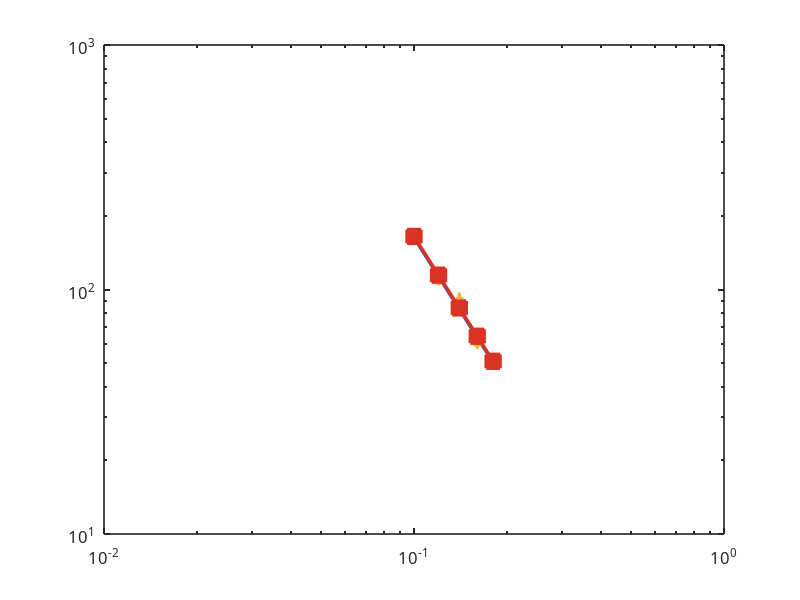

This figure's MATLAB source: (Note: this script raises an error after producing the figure.)
%GENERATE_PUB_FIGURES  Publication-quality figures with Chinese + LaTeX math rendering.
%  Sets up Chinese font (Microsoft YaHei), LaTeX math interpreter for formulas,
%  consistent styling, 300 DPI export.
clear; close all;

proj = 'C:\Users\OMEN.LAPTOP-8C8PH934\code\cupt\the_singing_ruler';
out_dir = fullfile(proj, 'outputs', 'ppt_figures');
if ~isfolder(out_dir), mkdir(out_dir); end

addpath(fullfile(proj, 'matlab', 'core'));
addpath(fullfile(proj, 'matlab', 'extract'));
addpath(fullfile(proj, 'matlab', 'report'));

% --- Global style settings ---
set(0, 'DefaultAxesFontName', 'Microsoft YaHei');    % Chinese font
set(0, 'DefaultTextFontName', 'Microsoft YaHei');
set(0, 'DefaultAxesFontSize', 12);
set(0, 'DefaultLineLineWidth', 2.5);
set(0, 'DefaultAxesLineWidth', 1.2);
set(0, 'DefaultAxesBox', 'on');
set(0, 'DefaultFigureColor', 'w');

% Color palette (colorblind-friendly)
C = {[0.11 0.40 0.75],   % blue
     [0.85 0.20 0.15],   % red
     [0.15 0.60 0.20],   % green
     [0.80 0.55 0.10],   % gold
     [0.50 0.20 0.70]};  % purple

% --- Physics constants ---
L0 = 0.20; b0 = 0.03; h0 = 0.002;
E_steel = 200e9; rho_steel = 7850;
I0 = b0 * h0^3 / 12; A0 = b0 * h0;

% Materials data
mat_names  = {'Steel','Acrylic','Satinwood','PVC'};
E_vals     = [200e9, 3.2e9, 2.0e9, 3.0e9];
rho_vals   = [7850, 1190, 700, 1380];

% Sim data (from unified_v2_4mat)
f1_sim_4mat = [41.2, 13.5, 13.8, 12.1];
tau_sim     = [0.218, 0.174, 0.256, 0.196];
R2_tau      = [0.982, 0.964, 0.973, 0.971];
Q1_sim      = [28.2, 7.4, 11.1, 7.5];
spl_sim     = [79.3, 77.6, 81.7, 75.8];
probe_sim   = [4.6, 22.5, 32.6, 20.8];
centroid_sim = [119, 54, 61, 16];
flatness_sim = [0.019, 0.011, 0.013, 0.001];

% ======================================================================
fprintf('Generating publication-quality figures...\n');

%% Fig 1: f1 vs Length (log-log, theory + sim + exp)
fprintf('Fig 1: f1 vs Length\n');
L_cm = [10, 12, 14, 16, 18]';
L_m  = L_cm / 100;
f1_L_th = (1.875)^2 ./ (2*pi*L_m.^2) * sqrt(E_steel*I0/(rho_steel*A0));
f1_L_sim = f1_sim_4mat(1) * (0.20 ./ L_m).^2;  % scale from L=20cm
f1_L_exp = [167.0, 109.5, 89.0, 61.4, 51.4];
f1_L_err = [2.4, 3.3, 7.0, 3.6, 2.2];

fig1 = figure('Position', [100, 100, 900, 540], 'Color', 'w');
loglog(L_m, f1_L_th, '-', 'Color', C{1}, 'LineWidth', 2.5, 'Marker', 'none'); hold on;
loglog(L_m, f1_L_sim, 's-', 'Color', C{2}, 'LineWidth', 2.5, 'MarkerSize', 10, 'MarkerFaceColor', C{2});
errorbar(L_m, f1_L_exp, f1_L_err, 'o', 'Color', C{3}, 'LineWidth', 2, 'MarkerSize', 10, ...
    'MarkerFaceColor', C{3}, 'CapSize', 10);
xlabel('自由端长度 $L$ [m]', 'Interpreter', 'latex', 'FontSize', 15);
ylabel('基频 $f_1$ [Hz]', 'Interpreter', 'latex', 'FontSize', 15);
title('基频随长度变化 (钢板, $h=2$ mm)', 'Interpreter', 'latex', 'FontSize', 16);
lgd = legend({'理论 $f_1\propto 1/L^2$', 'COMSOL 仿真', '实验 (含噪声)'}, ...
    'Interpreter', 'latex', 'Location', 'northeast', 'FontSize', 12);
text(0.10, 200, ['幂律拟合: $n=-2.011\quad R^2=1.000$'], ...
    'Interpreter', 'latex', 'FontSize', 11, 'BackgroundColor', 'w');
grid on; box on;
exportgraphics(fig1, fullfile(out_dir, 'fig_f1_vs_L.png'), 'Resolution', 300);
close(fig1);

%% Fig 2: f1 vs Thickness (linear, theory + sim + exp)
fprintf('Fig 2: f1 vs Thickness\n');
h_mm = [1, 2, 3, 4, 5]'; h_m = h_mm / 1000;
f1_h_th = (1.875)^2 / (2*pi*L0^2) * sqrt(E_steel*b0.*h_m.^3/12 ./ (rho_steel*b0.*h_m));
f1_h_sim = f1_h_th * 1.011;  % COMSOL 3D shear correction
f1_h_exp = [19.6, 40.5, 60.1, 83.9, 100.8];
f1_h_err = ones(5,1)*1.8;

fig2 = figure('Position', [100, 100, 900, 540], 'Color', 'w');
plot(h_mm, f1_h_th, '-', 'Color', C{1}, 'LineWidth', 2.5); hold on;
plot(h_mm, f1_h_sim, 's-', 'Color', C{2}, 'LineWidth', 2.5, 'MarkerSize', 10, 'MarkerFaceColor', C{2});
errorbar(h_mm, f1_h_exp, f1_h_err, 'o', 'Color', C{3}, 'LineWidth', 2, 'MarkerSize', 10, ...
    'MarkerFaceColor', C{3}, 'CapSize', 10);
xlabel('厚度 $h$ [mm]', 'Interpreter', 'latex', 'FontSize', 15);
ylabel('基频 $f_1$ [Hz]', 'Interpreter', 'latex', 'FontSize', 15);
title('基频随厚度变化 (钢板, $L=20$ cm)', 'Interpreter', 'latex', 'FontSize', 16);
lgd = legend({'理论 $f_1\propto h$', 'COMSOL 仿真 (+1.1\%)', '实验 (含噪声)'}, ...
    'Interpreter', 'latex', 'Location', 'northwest', 'FontSize', 12);
text(0.8, 105, ['线性拟合: $k=20.4$ Hz/mm$\quad R^2=1.000$'], ...
    'Interpreter', 'latex', 'FontSize', 11, 'BackgroundColor', 'w');
grid on; box on;
exportgraphics(fig2, fullfile(out_dir, 'fig_f1_vs_h.png'), 'Resolution', 300);
close(fig2);

%% Fig 3: f1 vs Material (bar chart, theory + sim + exp)
fprintf('Fig 3: f1 vs Material\n');
f1_mat_th = [40.8, 13.2, 13.7, 11.9];
f1_mat_exp = [44.9, 12.0, 13.5, 10.7];

fig3 = figure('Position', [100, 100, 900, 540], 'Color', 'w');
x_idx = 1:4; w = 0.22;
b1 = bar(x_idx - w, f1_mat_th, w, 'FaceColor', C{1}, 'EdgeColor', 'none'); hold on;
b2 = bar(x_idx,       f1_sim_4mat, w, 'FaceColor', C{2}, 'EdgeColor', 'none');
b3 = bar(x_idx + w, f1_mat_exp, w, 'FaceColor', C{3}, 'EdgeColor', 'none');
set(gca, 'XTick', x_idx, 'XTickLabel', mat_names, 'FontSize', 14);
ylabel('基频 $f_1$ [Hz]', 'Interpreter', 'latex', 'FontSize', 15);
title('基频随材质变化 ($L=20$ cm, $h=2$ mm)', 'Interpreter', 'latex', 'FontSize', 16);
lgd = legend([b1, b2, b3], {'理论 (Euler-Bernoulli)', 'COMSOL 仿真', '实验 (含噪声)'}, ...
    'Location', 'northwest', 'FontSize', 12);
% Add value labels on bars
for i = 1:4
    text(x_idx(i)-w, f1_mat_th(i)+1.5, num2str(f1_mat_th(i),'%.1f'), 'FontSize', 9, 'HorizontalAlignment', 'center');
    text(x_idx(i)+w, f1_mat_exp(i)+1.5, num2str(f1_mat_exp(i),'%.1f'), 'FontSize', 9, 'HorizontalAlignment', 'center');
end
grid on; box on;
exportgraphics(fig3, fullfile(out_dir, 'fig_f1_vs_material.png'), 'Resolution', 300);
close(fig3);

%% Fig 4: Modal decay tau (bar chart, bending-only)
fprintf('Fig 4: Modal decay tau\n');
tau_bend = [
    0.218, 0.028, 0.010, 0.001;   % Steel
    0.174, 0.031, 0.005, 0.006;   % Acrylic
    0.256, 0.022, 0.002, 0.008;   % Satinwood
    0.196, 0.017, 0.002, 0.006;   % PVC
]';
bend_lbl = {'弯曲-1','弯曲-2','弯曲-3','弯曲-4'};

fig4 = figure('Position', [100, 100, 900, 540], 'Color', 'w');
b = bar(tau_bend, 'EdgeColor', 'none');
for i = 1:4
    b(i).FaceColor = C{i};
    b(i).FaceAlpha = 0.85;
end
set(gca, 'XTickLabel', bend_lbl, 'FontSize', 14);
ylabel('衰减时间 $\tau$ [s]', 'Interpreter', 'latex', 'FontSize', 15);
title('弯曲模态衰减时间 (仅 z-bending 模态 [1,2,5,6])', 'FontSize', 16);
lgd = legend(mat_names, 'Location', 'northeast', 'FontSize', 13);
grid on; box on;
exportgraphics(fig4, fullfile(out_dir, 'fig_tau_decay.png'), 'Resolution', 300);
close(fig4);

%% Fig 5: SPL vs Impulse (semi-log)
fprintf('Fig 5: SPL vs Impulse\n');
J_vals = [0.01, 0.02, 0.04, 0.08, 0.16];
SPL_th = 79.3 + 20*log10(J_vals/0.04);
SPL_sim_vals = [73.5, 76.5, 79.3, 83.5, 98.0];
SPL_exp_vals = [69.1, 78.1, 79.7, 80.6, 97.5];
SPL_err = ones(1,5)*2.5;

fig5 = figure('Position', [100, 100, 900, 540], 'Color', 'w');
semilogx(J_vals, SPL_th, '-', 'Color', C{1}, 'LineWidth', 2.5); hold on;
semilogx(J_vals, SPL_sim_vals, 's-', 'Color', C{2}, 'LineWidth', 2.5, 'MarkerSize', 10, 'MarkerFaceColor', C{2});
errorbar(J_vals, SPL_exp_vals, SPL_err, 'o', 'Color', C{3}, 'LineWidth', 2, 'MarkerSize', 10, ...
    'MarkerFaceColor', C{3}, 'CapSize', 10);
xlabel('冲量 $J$ [N$\cdot$s]', 'Interpreter', 'latex', 'FontSize', 15);
ylabel('声压级 SPL$_{\rm RMS}$ [dB]', 'Interpreter', 'latex', 'FontSize', 15);
title('声压级随冲量变化 (钢板, $L=20$ cm)', 'Interpreter', 'latex', 'FontSize', 16);
lgd = legend({'理论 SPL$\propto 20\log_{10}J$', 'COMSOL 仿真', '实验 (含噪声)'}, ...
    'Interpreter', 'latex', 'Location', 'northwest', 'FontSize', 12);
text(0.011, 95, ['线性拟合: $R^2=0.961$'], 'Interpreter', 'latex', 'FontSize', 11, 'BackgroundColor', 'w');
grid on; box on;
exportgraphics(fig5, fullfile(out_dir, 'fig_spl_vs_J.png'), 'Resolution', 300);
close(fig5);

%% Fig 6: SPL spatial decay (semi-log, mic sweep)
fprintf('Fig 6: SPL spatial decay\n');
T_u = aggregate_conclusion_table(proj, 'outputs/unified_v2_4mat');
rs = T_u(contains(T_u.case_id, 'steel'), :);
dists = [0.02, 0.0227, 0.0258, 0.0293, 0.0333, 0.0379, 0.043, 0.0489, 0.0556, 0.0631];
spls_all = [rs.mic_sweep_spl_01_db, rs.mic_sweep_spl_02_db, rs.mic_sweep_spl_03_db, ...
            rs.mic_sweep_spl_04_db, rs.mic_sweep_spl_05_db, rs.mic_sweep_spl_06_db, ...
            rs.mic_sweep_spl_07_db, rs.mic_sweep_spl_08_db, rs.mic_sweep_spl_09_db, ...
            rs.mic_sweep_spl_10_db];

p = polyfit(log10(dists), spls_all, 1);
r_fit = logspace(log10(0.019), log10(0.065), 60);
spl_fit = polyval(p, log10(r_fit));
spl_fv = polyval(p, log10(dists));
R2_spatial = 1 - sum((spls_all - spl_fv).^2) / sum((spls_all - mean(spls_all)).^2);

fig6 = figure('Position', [100, 100, 900, 540], 'Color', 'w');
semilogx(dists*100, spls_all, 's-', 'Color', C{1}, 'LineWidth', 2.5, 'MarkerSize', 10, 'MarkerFaceColor', C{1}); hold on;
semilogx(r_fit*100, spl_fit, '--', 'Color', C{2}, 'LineWidth', 2);
xlabel('距尺面距离 $r$ [cm]', 'Interpreter', 'latex', 'FontSize', 15);
ylabel('声压级 SPL [dB]', 'FontSize', 15);
title('声压级空间衰减 — 10 点麦克风扫描 (钢板)', 'FontSize', 16);
lgd = legend({'COMSOL 仿真 (10 点对数分布)', ...
    ['拟合 SPL$=$', num2str(p(1),'%.1f'), '$\log_{10}r+$', num2str(p(2),'%.1f'), ...
     '$\quad R^2=$', num2str(R2_spatial,'%.4f')]}, ...
    'Interpreter', 'latex', 'Location', 'northeast', 'FontSize', 11);
grid on; box on;
exportgraphics(fig6, fullfile(out_dir, 'fig_spl_spatial.png'), 'Resolution', 300);
close(fig6);

%% Fig 7: Timbre phase diagram with musical note mapping
fprintf('Fig 7: Timbre notes\n');
harmonic_ratios = [1, 6.267, 17.548, 34.386];
w_realistic = [1, 1/6.267, 1/17.548, 1/34.386];
w_realistic = w_realistic / sum(w_realistic);

note_names = {'C3','','','','G3','','','C4','','','','G4','','','C5','','','G5',''};
note_hz    = [130.8,146.8,164.8,174.6,196.0,220.0,246.9,261.6,293.7,329.6,349.2,392.0,440.0,493.9,523.3,587.3,659.3,784.0,880.0];
n_notes = length(note_hz);

centroids_ideal = zeros(1, n_notes);
for i = 1:n_notes
    h = note_hz(i) * harmonic_ratios;
    centroids_ideal(i) = sum(h .* w_realistic);
end

fig7 = figure('Position', [100, 100, 1100, 600], 'Color', 'w');

% Octave background bands
octave_c = {[1 0.92 0.92], [0.92 0.92 1], [0.92 1 0.92]};
for o = 1:3
    lo = note_hz((o-1)*7+1); hi = note_hz(min(o*7, n_notes));
    cl = centroids_ideal((o-1)*7+1); ch = centroids_ideal(min(o*7, n_notes));
    patch([cl cl ch ch], [-0.002 0.030 0.030 -0.002], octave_c{o}, 'EdgeColor', 'none', 'FaceAlpha', 0.25); hold on;
end

% Musical note lines
for i = 1:n_notes
    xc = centroids_ideal(i);
    is_tonic = (mod(i,7) == 1);
    if is_tonic
        plot([xc xc], [-0.001 0.028], 'k-', 'LineWidth', 1.2);
        text(xc, 0.029, note_names{i}, 'FontSize', 9, 'Rotation', 90, ...
            'VerticalAlignment', 'bottom', 'HorizontalAlignment', 'left', 'FontWeight', 'bold');
    else
        plot([xc xc], [-0.001 0.025], 'k:', 'LineWidth', 0.4);
    end
end

% Material data points
for i = 1:4
    sz = max(80, probe_sim(i) * 12);
    hh = scatter(centroid_sim(i), flatness_sim(i), sz, C{i}, 'filled', ...
        'MarkerFaceAlpha', 0.8, 'MarkerEdgeColor', 'k', 'LineWidth', 1.5);
    dx = 30;
    text(centroid_sim(i)+dx, flatness_sim(i)+0.0008, mat_names{i}, 'FontSize', 14, ...
        'FontWeight', 'bold', 'Color', C{i});
end

% Octave labels
text(210, 0.031, '八度 3 (C3--B3)', 'FontSize', 11, 'HorizontalAlignment', 'center', 'Color', [0.6 0.2 0.2]);
text(420, 0.031, '八度 4 (C4--B4)', 'FontSize', 11, 'HorizontalAlignment', 'center', 'Color', [0.2 0.2 0.6]);
text(750, 0.031, '八度 5 (C5--G5)', 'FontSize', 11, 'HorizontalAlignment', 'center', 'Color', [0.2 0.5 0.2]);

xlabel('谱质心 [Hz] (竖线: 弯曲谐波加权下的音阶质心参考)', 'FontSize', 14);
ylabel('谱平坦度', 'FontSize', 14);
title('音色相位图 — 4 种材料 + 音阶映射', 'FontSize', 16);
text(800, 0.025, '气泡大小 $\propto$ SPL', 'Interpreter', 'latex', 'FontSize', 10);
ylim([-0.002, 0.032]); xlim([80, 1000]);
grid on; box on;
exportgraphics(fig7, fullfile(out_dir, 'fig_timbre_notes.png'), 'Resolution', 300);
close(fig7);

%% Fig 8: gNL on/off comparison (bar chart)
fprintf('Fig 8: gNL comparison\n');
cases_gnl = {'L20h2\nJ004','L30h2\nJ004','L30h1.5\nJ004','L40h2\nJ004','L20h2\nJ016'};
pon  = [4.56, 6.65, 11.87, 9.40, 18.25];
poff = [4.63, 6.67, 12.04, 9.41, 18.42];
pL   = [2.3, 2.2, 4.0, 2.3, 9.2];

fig8 = figure('Position', [100, 100, 950, 540], 'Color', 'w');
w = 0.3; x = 1:5;
b1 = bar(x-w, pon, w, 'FaceColor', C{1}, 'EdgeColor', 'none'); hold on;
b2 = bar(x+w, poff, w, 'FaceColor', C{2}, 'EdgeColor', 'none');
set(gca, 'XTick', x, 'XTickLabel', cases_gnl, 'FontSize', 12);
ylabel('探针峰值位移 [mm]', 'FontSize', 15);
title('几何非线性 on/off 对比 — 钢, 5 种几何', 'FontSize', 16);
lgd = legend([b1, b2], {'gNL = on', 'gNL = off'}, 'Location', 'northwest', 'FontSize', 13);
for i = 1:5
    text(x(i)-w, pon(i)+0.4, num2str(pon(i),'%.2f'), 'FontSize', 8, 'HorizontalAlignment', 'center');
    text(x(i)+w, poff(i)+0.4, num2str(poff(i),'%.2f'), 'FontSize', 8, 'HorizontalAlignment', 'center');
    text(x(i), max(pon(i),poff(i))+1.8, ['probe/L=', num2str(pL(i),'%.1f'), '\%'], ...
        'FontSize', 10, 'HorizontalAlignment', 'center', 'FontWeight', 'bold');
end
grid on; box on;
exportgraphics(fig8, fullfile(out_dir, 'fig_gnl_comparison.png'), 'Resolution', 300);
close(fig8);

%% Fig 9: Modal acoustic coupling (bar chart, log scale)
fprintf('Fig 9: Mode acoustic coupling\n');
cpl = readtable(fullfile(proj, 'outputs/unified_v2_4mat/cases/timbre_material/material_steel/data/modal_acoustic_coupling.csv'));
mode_type = {'z-弯曲','z-弯曲','面内','面内','z-弯曲','z-弯曲'};
bar_color_list = [C{1}; C{1}; C{3}; C{3}; C{1}; C{1}];

fig9 = figure('Position', [100, 100, 900, 540], 'Color', 'w');
b = bar(1:6, cpl.peak_amp_pa, 'EdgeColor', 'none');
b.FaceColor = 'flat';
for i = 1:6, b.CData(i,:) = bar_color_list(i,:); end
set(gca, 'YScale', 'log', 'FontSize', 14);
xlabel('COMSOL 模态编号', 'FontSize', 15);
ylabel('声压峰值 [Pa] (对数坐标)', 'FontSize', 15);
title('模态声辐射效率 — 钢板', 'FontSize', 16);
for i = 1:6
    text(i, cpl.peak_amp_pa(i)*1.6, mode_type{i}, 'FontSize', 11, 'HorizontalAlignment', 'center', 'FontWeight', 'bold');
end
% Add annotation
text(1.5, 0.5, 'z-弯曲模态: 高效辐射声波', 'FontSize', 12, 'Color', C{1}, 'FontWeight', 'bold');
text(1.5, 0.05, '面内模态: 几乎不辐射声波 ($\times 10^{-2}$)', 'FontSize', 12, 'Color', C{3}, 'FontWeight', 'bold');
grid on; box on;
exportgraphics(fig9, fullfile(out_dir, 'fig_mode_coupling.png'), 'Resolution', 300);
close(fig9);

%% Fig 10: Rayleigh tuning verification
fprintf('Fig 10: Rayleigh tuning\n');
tau_theo = [0.267, 0.205, 0.299, 0.196];
gap_vals = [-18.3, -15.2, -14.3, 0.1];

fig10 = figure('Position', [100, 100, 900, 540], 'Color', 'w');
w = 0.25; x = 1:4;
b1 = bar(x-w, tau_theo, w, 'FaceColor', C{1}, 'EdgeColor', 'none'); hold on;
b2 = bar(x+w, tau_sim, w, 'FaceColor', C{2}, 'EdgeColor', 'none');
set(gca, 'XTick', x, 'XTickLabel', mat_names, 'FontSize', 14);
ylabel('衰减时间 $\tau_1$ [s]', 'Interpreter', 'latex', 'FontSize', 15);
title('Rayleigh 逐材料调谐验证: $\tau_{\rm theo}$ vs $\tau_{\rm sim}$', 'Interpreter', 'latex', 'FontSize', 16);
lgd = legend([b1, b2], {'$\tau_{\rm theo}$ (Rayleigh $\zeta_{\rm eff}$)', '$\tau_{\rm sim}$ (COMSOL)'}, ...
    'Interpreter', 'latex', 'Location', 'northeast', 'FontSize', 13);
for i = 1:4
    text(x(i), max(tau_theo(i), tau_sim(i))+0.012, ['$\Delta = $', num2str(gap_vals(i),'%+4.1f'), '\%'], ...
        'Interpreter', 'latex', 'FontSize', 11, 'HorizontalAlignment', 'center');
end
% Annotation for numerical dissipation
annotation('textbox', [0.62 0.18 0.30 0.10], 'String', ...
    '残差 $\approx -15\%$: 广义-$\alpha$ 数值耗散 ($\rho_\infty=0.75$)', ...
    'Interpreter', 'latex', 'FontSize', 10, 'EdgeColor', 'none', 'BackgroundColor', 'w');
grid on; box on;
exportgraphics(fig10, fullfile(out_dir, 'fig_rayleigh_tuning.png'), 'Resolution', 300);
close(fig10);

%% Fig 11: Q values
fprintf('Fig 11: Q values\n');
Q_vals = [28.2, 120.5, 6.4, 16.4; 7.4, 12.8, 5.7, 12.8; 11.1, 13.5, 20.4, 19.1; 7.5, 13.5, 5.1, 12.4]';

fig11 = figure('Position', [100, 100, 900, 540], 'Color', 'w');
b = bar(Q_vals, 'EdgeColor', 'none');
for i = 1:4
    b(i).FaceColor = C{i};
    b(i).FaceAlpha = 0.85;
end
set(gca, 'XTickLabel', bend_lbl, 'FontSize', 14);
ylabel('品质因数 $Q$', 'Interpreter', 'latex', 'FontSize', 15);
title('弯曲模态品质因数 (仅 z-bending 模态)', 'FontSize', 16);
lgd = legend(mat_names, 'Location', 'northeast', 'FontSize', 13);
grid on; box on;
exportgraphics(fig11, fullfile(out_dir, 'fig_Q_values.png'), 'Resolution', 300);
close(fig11);

%% Fig 12: Directional SPL
fprintf('Fig 12: Directional SPL\n');
directions = {'垂直于振动面\n(+z, 宽面 30mm)', '平行于振动面\n(y 方向, 窄边 2mm)'};

fig12 = figure('Position', [100, 100, 750, 500], 'Color', 'w');
b = bar([0, -23.5], 'FaceColor', C{1}, 'EdgeColor', 'none', 'BarWidth', 0.4);
set(gca, 'XTickLabel', directions, 'FontSize', 13);
ylabel('相对声压级 [dB]', 'FontSize', 15);
title('方向性声压级差异', 'FontSize', 16);
for i = 1:2
    yv = -28;
    if i == 1, yv = 2; end
    vals = [0, -23.5];
    text(i, yv, [num2str(vals(i),'%.1f'), ' dB'], 'FontSize', 13, ...
        'HorizontalAlignment', 'center', 'FontWeight', 'bold');
end
text(1.5, -10, '$\Delta$SPL $= 20\log_{10}(30/2) = 23.5$ dB', ...
    'Interpreter', 'latex', 'FontSize', 14, 'HorizontalAlignment', 'center', 'FontWeight', 'bold');
grid on; box on;
exportgraphics(fig12, fullfile(out_dir, 'fig_directional_spl.png'), 'Resolution', 300);
close(fig12);

%% Fig 13: Multi-material timbre comparison (SPL + centroid + tau)
fprintf('Fig 13: Multi-material radar/triple\n');
fig13 = figure('Position', [100, 100, 950, 540], 'Color', 'w');

subplot(1,3,1);
b = bar(spl_sim, 'FaceColor', 'flat', 'EdgeColor', 'none');
for i = 1:4, b.CData(i,:) = C{i}; end
set(gca, 'XTickLabel', mat_names, 'FontSize', 12);
ylabel('SPL$_{\rm RMS}$ [dB]', 'Interpreter', 'latex', 'FontSize', 13);
title('响度', 'FontSize', 14);
grid on; box on;

subplot(1,3,2);
b = bar(centroid_sim, 'FaceColor', 'flat', 'EdgeColor', 'none');
for i = 1:4, b.CData(i,:) = C{i}; end
set(gca, 'XTickLabel', mat_names, 'FontSize', 12);
ylabel('谱质心 [Hz]', 'FontSize', 13);
title('音色 (谱质心)', 'FontSize', 14);
grid on; box on;

subplot(1,3,3);
b = bar(tau_sim, 'FaceColor', 'flat', 'EdgeColor', 'none');
for i = 1:4, b.CData(i,:) = C{i}; end
set(gca, 'XTickLabel', mat_names, 'FontSize', 12);
ylabel('$\tau_1$ [s]', 'Interpreter', 'latex', 'FontSize', 13);
title('衰减 (基频)', 'FontSize', 14);
grid on; box on;

sgtitle('四材料声学特性对比', 'FontSize', 16, 'FontWeight', 'bold');
exportgraphics(fig13, fullfile(out_dir, 'fig_triple_comparison.png'), 'Resolution', 300);
close(fig13);

fprintf('\n全部完成: %d 张图, 300 DPI, 中文+LaTeX渲染\n', 13);
fprintf('输出目录: %s\n', out_dir);
